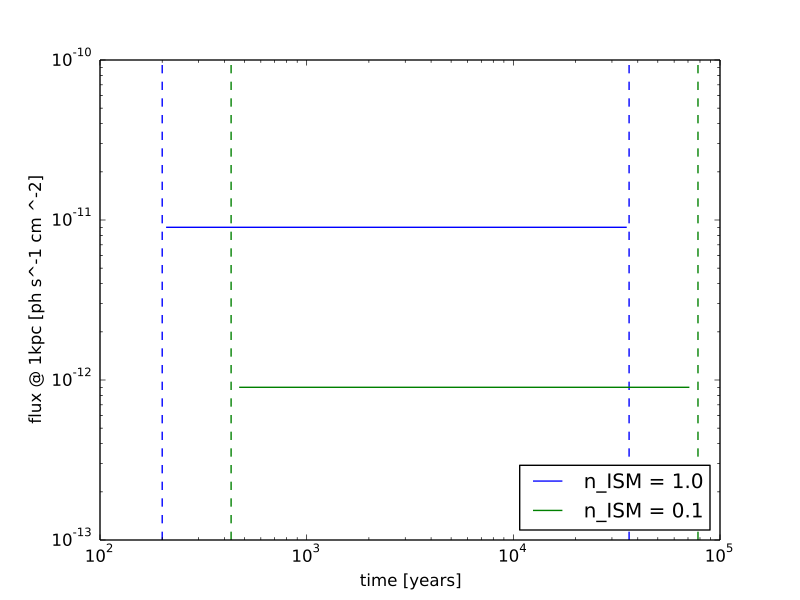

Write the Python code that produced this figure.
import numpy as np
import matplotlib.pyplot as plt
from astropy.units import Quantity
from gammapy.astro.source import SNR, SNRTrueloveMcKee

densities = Quantity([1, 0.1], 'cm^-3')
colors = ['b', 'g']

t = Quantity(np.logspace(0, 5, 100), 'yr')

for color, density in zip(colors, densities):
    snr = SNR(n_ISM=density)
    F = snr.luminosity_tev(t) / (4 * np.pi * Quantity(1, 'kpc') ** 2)
    plt.plot(t.value, F.to('ph s^-1 cm^-2').value, color=color, label='n_ISM = {0}'.format(density.value))
    plt.vlines(snr.sedov_taylor_begin.to('yr').value, 1E-13, 1E-10, linestyle='--', color=color)
    plt.vlines(snr.sedov_taylor_end.to('yr').value, 1E-13, 1E-10, linestyle='--', color=color)
plt.xlim(1E2, 1E5)
plt.ylim(1E-13, 1E-10)
plt.xlabel('time [years]')
plt.ylabel('flux @ 1kpc [ph s^-1 cm ^-2]')
plt.legend(loc=4)
plt.loglog()
plt.show()
